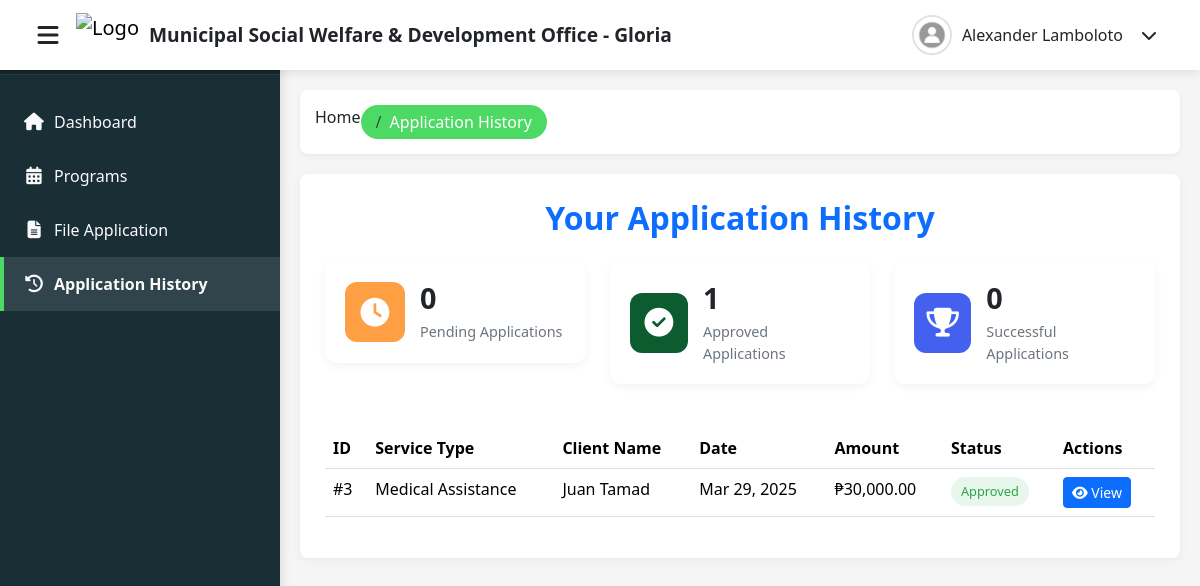
The app's page /application_history.php (signed in), older data.
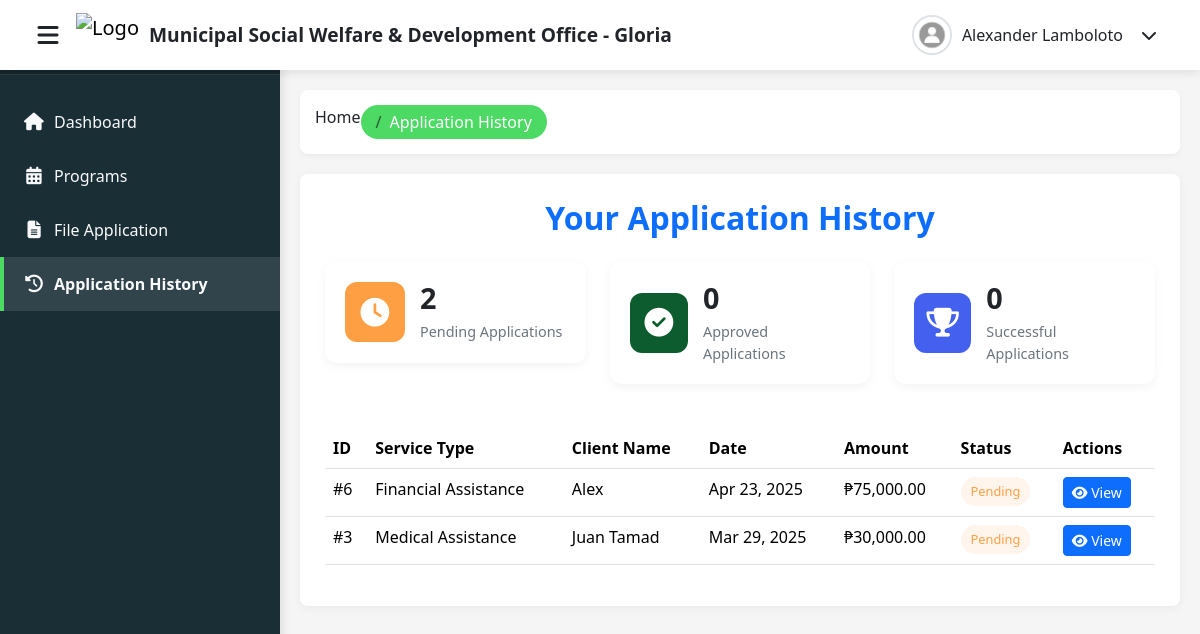
The same page, newer data.
### tables this page shows
CREATE TABLE `user_form` (
  `id` int(255) NOT NULL,
  `name` varchar(255) NOT NULL,
  `email` varchar(255) NOT NULL,
  `password` varchar(255) NOT NULL,
  `user_type` varchar(255) NOT NULL DEFAULT 'user'
);

CREATE TABLE `application_requests` (
  `id` int(11) NOT NULL,
  `user_id` int(11) NOT NULL,
  `request_purpose` varchar(100) NOT NULL,
  `client_name` varchar(255) NOT NULL,
  `client_age` int(3) NOT NULL,
  `client_gender` varchar(20) NOT NULL,
  `client_civil_status` varchar(50) NOT NULL,
  `client_birthday` date NOT NULL,
  `client_birthplace` varchar(255) NOT NULL,
  `client_education` varchar(100) NOT NULL,
  `client_address` text NOT NULL,
  `application_date` date NOT NULL,
  `request_type` varchar(100) NOT NULL,
  `patient_name` varchar(255) DEFAULT NULL,
  `relation_to_patient` varchar(50) DEFAULT NULL,
  `relation_other` varchar(100) DEFAULT NULL,
  `patient_birthday` date DEFAULT NULL,
  `patient_age` int(3) DEFAULT NULL,
  `patient_gender` varchar(20) DEFAULT NULL,
  `patient_civil_status` varchar(50) DEFAULT NULL,
  `patient_birthplace` varchar(255) DEFAULT NULL,
  `patient_education` varchar(100) DEFAULT NULL,
  `patient_occupation` varchar(255) DEFAULT NULL,
  `patient_religion` varchar(100) DEFAULT NULL,
  `patient_address` text DEFAULT NULL,
  `same_as_client_address` tinyint(1) DEFAULT 0,
  `amount` decimal(10,2) DEFAULT NULL,
  `diagnosis` text DEFAULT NULL,
  `id_type` varchar(100) DEFAULT NULL,
  `id_file_path` varchar(255) DEFAULT NULL,
  `status` varchar(50) DEFAULT 'Pending',
  `created_at` timestamp NOT NULL DEFAULT current_timestamp(),
  `updated_at` timestamp NOT NULL DEFAULT current_timestamp() ON UPDATE current_timestamp(),
  `viewed` tinyint(1) NOT NULL DEFAULT 0
);

### application_history.php (the view, shortened to what this page needs)
<?php
@include 'config.php';
$user_id = $_SESSION['user_id'];
$user_name = isset($_SESSION['user_name']) ? $_SESSION['user_name'] : "Unknown User";
try {
    $sql = "SELECT name FROM user_form WHERE id = ?";
    $stmt = $conn->prepare($sql);
    $stmt->bind_param("i", $user_id);
    $stmt->execute();
    $result = $stmt->get_result();
    if ($row = $result->fetch_assoc()) {
        $user_name = $row['name'];
    }
} catch (Exception $e) {
}
$applications = [];
try {
    $sql = "SELECT id, request_purpose, client_name, application_date, status, amount
            FROM application_requests
            WHERE user_id = ?
            ORDER BY application_date DESC";
    $stmt = $conn->prepare($sql);
    $stmt->bind_param("i", $user_id);
    $stmt->execute();
    $result = $stmt->get_result();
    while ($row = $result->fetch_assoc()) {
        $applications[] = $row;
    }
} catch (Exception $e) {
}
?>
<!DOCTYPE html>
<html lang="en">
<head>
    <link href="https://cdn.jsdelivr.net/npm/bootstrap@5.3.2/dist/css/bootstrap.min.css" rel="stylesheet">
    <link rel="stylesheet" href="https://cdnjs.cloudflare.com/ajax/libs/font-awesome/6.4.2/css/all.min.css">
</head>
<body>
<div class="sidebar" id="sidebar">
    <div class="sidebar-title">
    </div>
    <ul class="sidebar-menu">
        <li><a href="user_page.php"><i class="fas fa-home"></i> Dashboard</a></li>
        <li><a href="programs.php"><i class="fas fa-calendar-alt"></i> Programs</a></li>
        <li><a href="file_application.php"><i class="fas fa-file-alt"></i> File Application</a></li>
        <li class="active"><a href="application_history.php"><i class="fas fa-history"></i> Application History</a></li>
    </ul>
</div>
<nav class="navbar navbar-expand-lg fixed-top">
    <div class="container-fluid">
        <button id="menu-toggle" class="menu-toggle me-2">
            <i class="fas fa-bars"></i>
        </button>
        <div class="navbar-brand">
            <img src="/useradmin/img/mswdologo.png" alt="Logo">
            <h1>Municipal Social Welfare & Development Office - Gloria</h1>
        </div>
        <div class="ms-auto d-flex align-items-center">
            <div class="dropdown">
                <div class="user-profile" id="user-profile" data-bs-toggle="dropdown" aria-expanded="false">
                    <img src="img/prof.jpg" alt="User">
                    <span><?php echo htmlspecialchars($user_name, ENT_QUOTES, 'UTF-8'); ?></span>
                    <i class="fas fa-chevron-down ms-2"></i>
                </div>
            </div>
        </div>
    </div>
</nav>
<div class="content-wrapper" id="content-wrapper">
    <nav aria-label="breadcrumb">
        <ol class="breadcrumb">
            <li class="breadcrumb-item"><a href="user_page.php">Home</a></li>
            <li class="breadcrumb-item active">Application History</li>
        </ol>
    </nav>
    <div class="content">
        <h2 class="mb-4 text-center fw-bold text-primary">Your Application History</h2>
        <div class="row mb-4">
            <div class="col-md-4">
                <div class="stat-card">
                    <div class="stat-icon orange">
                        <i class="fas fa-clock"></i>
                    </div>
                    <div class="stat-info">
                        <h3><?php echo count(array_filter($applications, function($app) { return $app['status'] == 'Pending'; })); ?></h3>
                        <p>Pending Applications</p>
                    </div>
                </div>
            </div>
            <div class="col-md-4">
                <div class="stat-card">
                    <div class="stat-icon green">
                        <i class="fas fa-check-circle"></i>
                    </div>
                    <div class="stat-info">
                        <h3><?php echo count(array_filter($applications, function($app) { return $app['status'] == 'Approved'; })); ?></h3>
                        <p>Approved Applications</p>
                    </div>
                </div>
            </div>
            <div class="col-md-4">
                <div class="stat-card">
                    <div class="stat-icon blue">
                        <i class="fas fa-trophy"></i>
                    </div>
                    <div class="stat-info">
                        <h3><?php echo count(array_filter($applications, function($app) { return $app['status'] == 'Success'; })); ?></h3>
                        <p>Successful Applications</p>
                    </div>
                </div>
            </div>
        </div>
        <?php if (empty($applications)): ?>
        <div class="text-center py-5">
            <i class="fas fa-file-alt fa-4x text-muted mb-3"></i>
            <h4>No Applications Found</h4>
            <p class="text-muted">You haven't submitted any applications yet.</p>
            <a href="file_application.php" class="btn btn-primary mt-3">
                <i class="fas fa-plus me-2"></i> File New Application
            </a>
        </div>
        <?php else: ?>
        <div class="table-responsive">
            <table class="table table-hover">
                <thead>
                    <tr>
                        <th>ID</th>
                        <th>Service Type</th>
                        <th>Client Name</th>
                        <th>Date</th>
                        <th>Amount</th>
                        <th>Status</th>
                        <th>Actions</th>
                    </tr>
                </thead>
                <tbody>
                    <?php foreach ($applications as $application): ?>
                    <tr>
                        <td>#<?php echo $application['id']; ?></td>
                        <td><?php echo htmlspecialchars($application['request_purpose']); ?></td>
                        <td><?php echo htmlspecialchars($application['client_name']); ?></td>
                        <td><?php echo date('M d, Y', strtotime($application['application_date'])); ?></td>
                        <td>₱<?php echo number_format($application['amount'], 2); ?></td>
                        <td>
                            <span class="status-badge status-<?php echo strtolower($application['status'] ?? 'pending'); ?>">
                                <?php echo $application['status'] ?? 'Pending'; ?>
                            </span>
                        </td>
                        <td>
                            <a href="view_user_application.php?id=<?php echo $application['id']; ?>" class="btn btn-sm btn-primary">
                                <i class="fas fa-eye"></i> View
                            </a>
                        </td>
                    </tr>
                    <?php endforeach; ?>
                </tbody>
            </table>
        </div>
        <?php endif; ?>
    </div>
</div>
</body>
</html>

### application_history.php (style rules this page uses)
:root { --primary-color: #1a2e36; --secondary-color: #0c5c2f; --accent-color: #4cd964; --light-bg: #f8f9fa; --dark-text: #212529; --light-text: #f8f9fa; --border-color: #dee2e6; }
body { font-family: 'Segoe UI', Tahoma, Geneva, Verdana, sans-serif; background-color: #f5f5f5; overflow-x: hidden; }
.sidebar { width: 280px; background-color: var(--primary-color); color: var(--light-text); height: 100vh; position: fixed; left: 0; top: 0; transition: all 0.3s ease; z-index: 1000; box-shadow: 2px 0 10px rgba(0, 0, 0, 0.1); }
.sidebar-title { padding: 20px; font-size: 1.4rem; font-weight: bold; background-color: rgba(0, 0, 0, 0.2); border-bottom: 1px solid rgba(255, 255, 255, 0.1); display: flex; align-items: center; gap: 10px; }
.sidebar-menu { list-style: none; padding: 0; margin: 20px 0; }
.sidebar-menu li { transition: all 0.3s ease; }
.sidebar-menu li a { padding: 15px 20px; display: flex; align-items: center; color: var(--light-text); text-decoration: none; transition: all 0.3s ease; border-left: 4px solid transparent; }
.sidebar-menu li.active a { background-color: rgba(255, 255, 255, 0.1); border-left-color: var(--accent-color); font-weight: 600; }
.sidebar-menu li i { margin-right: 10px; width: 20px; text-align: center; font-size: 1.1rem; }
.navbar { background-color: #fff; box-shadow: 0 2px 10px rgba(0, 0, 0, 0.1); padding: 0.5rem 1rem; height: 70px; }
.navbar-brand { display: flex; align-items: center; gap: 10px; }
.navbar-brand img { height: 45px; }
.navbar-brand h1 { font-size: 1.2rem; margin-bottom: 0; color: var(--dark-text); font-weight: 600; }
.menu-toggle { background: none; border: none; color: var(--dark-text); font-size: 1.5rem; cursor: pointer; width: 40px; height: 40px; display: flex; align-items: center; justify-content: center; border-radius: 50%; transition: all 0.3s ease; }
.user-profile { display: flex; align-items: center; gap: 10px; cursor: pointer; padding: 5px 15px; border-radius: 50px; transition: all 0.3s ease; }
.user-profile img { width: 40px; height: 40px; border-radius: 50%; object-fit: cover; border: 2px solid var(--border-color); }
.user-profile span { font-weight: 500; }
.content-wrapper { margin-left: 280px; padding: 20px; transition: all 0.3s ease; min-height: calc(100vh - 70px); margin-top: 70px; }
.breadcrumb { background-color: #fff; border-radius: 8px; box-shadow: 0 2px 5px rgba(0, 0, 0, 0.05); padding: 15px; margin-bottom: 20px; }
.breadcrumb-item a { color: var(--dark-text); text-decoration: none; }
.breadcrumb-item.active { background-color: var(--accent-color); color: white; padding: 5px 15px; border-radius: 20px; font-weight: 500; }
.content { background-color: #fff; border-radius: 8px; box-shadow: 0 2px 10px rgba(0, 0, 0, 0.05); padding: 25px; }
.status-badge { padding: 5px 10px; border-radius: 20px; font-size: 0.8rem; font-weight: 500; display: inline-block; }
.status-pending { background-color: rgba(255, 159, 67, 0.1); color: #ff9f43; }
.stat-card { background-color: #fff; border-radius: 12px; box-shadow: 0 3px 10px rgba(0, 0, 0, 0.05); padding: 20px; display: flex; align-items: center; gap: 15px; transition: all 0.3s ease; margin-bottom: 20px; }
.stat-icon { width: 60px; height: 60px; border-radius: 12px; display: flex; align-items: center; justify-content: center; font-size: 1.8rem; color: white; }
.stat-icon.blue { background-color: #4361ee; }
.stat-icon.green { background-color: var(--secondary-color); }
.stat-icon.orange { background-color: #ff9f43; }
.stat-info h3 { font-size: 1.8rem; font-weight: 700; margin-bottom: 5px; color: var(--dark-text); }
.stat-info p { color: #6c757d; margin: 0; font-size: 0.9rem; }
.status-approved { background-color: rgba(40, 167, 69, 0.1); color: #28a745; }

Row changes from the older to the newer data that the page shows:
added application_requests: id "6", request_purpose "Financial Assistance", client_name "Alex", application_date "Apr 23, 2025", amount "75,000.00", status "Pending"
changed application_requests "Medical Assistance": status "Approved" → "Pending"; status "0" → (not shown); status "1" → (not shown)
Text that changed along with them:
text now shown: "2 0 0"
